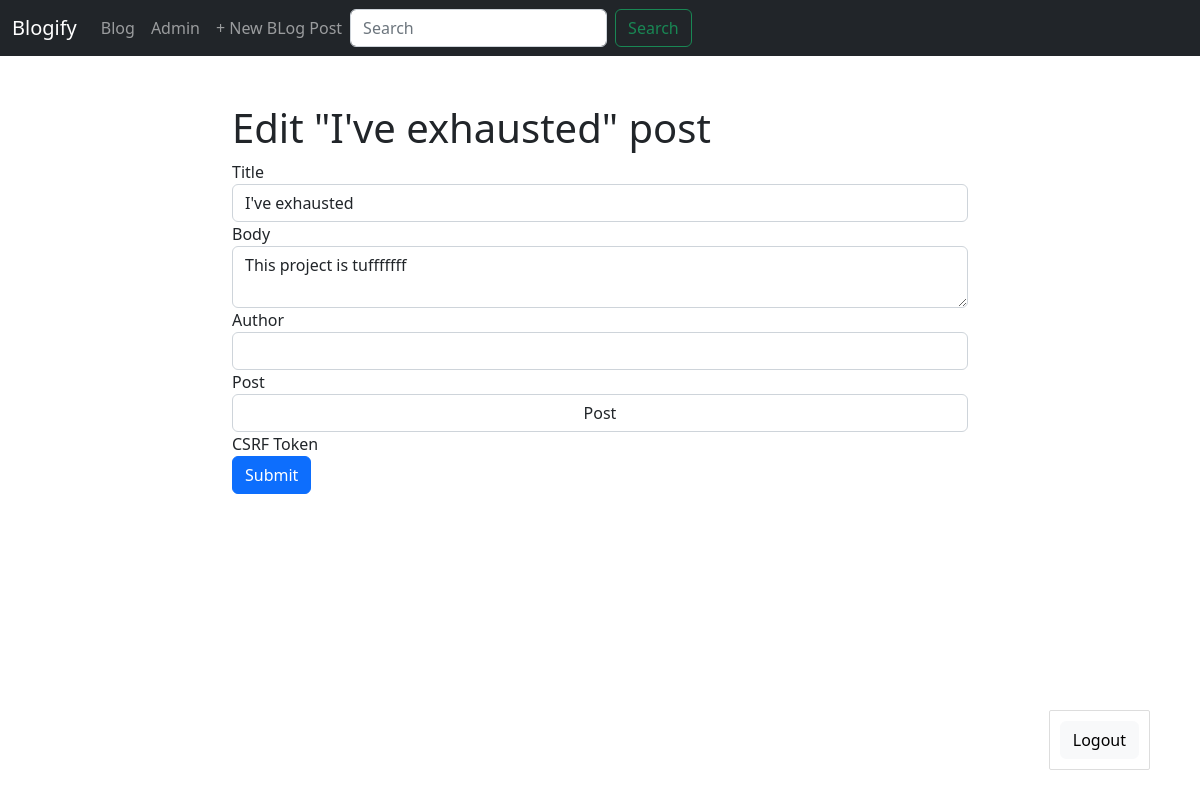
Page /blog/I-ve-exhausted/edit (signed in) on the committed database.
### models.py (models this page shows, shortened)
class Post(db.Model):
    id = db.Column(db.Integer, primary_key=True)
    title = db.Column(db.String(140))
    slug = db.Column(db.String(140), unique=True)
    body = db.Column(db.Text)
    author = db.Column(db.String(50))
    created = db.Column(db.DateTime, default=datetime.now())
    tags = db.relationship('Tag', secondary=posts_tags,
    backref=db.backref('posts'), lazy='dynamic')

### posts/blueprint.py (the view)
@posts.route('/<slug>/edit', methods=['POST', 'GET'])
@login_required
def post_update(slug):
    post = Post.query.filter(Post.slug==slug).first_or_404()
    if request.method =='POST':
        form = PostForm(formdata=request.form, obj=post)
        form.populate_obj(post)
        db.session.commit()
        return redirect(url_for('posts.post_detail',
        slug=post.slug))
    form = PostForm(obj=post)
    return render_template('posts/edit.html', post=post,
    form=form)

### posts/forms.py
class PostForm(FlaskForm):
    title = StringField('Title', validators=[DataRequired()])
    body = CKEditorField('Body', validators=[DataRequired()])
    author = StringField('Author')
    submit = SubmitField("Post")

### app.py (called while the page is built)
@login_manager.user_loader
def load_user(user_id):
    return User.query.get(int(user_id))

### posts/templates/posts/edit.html (shortened to what this page needs)
{% extends 'base.html' %}
{% block content %}
    <h1>Edit "{{ post.title }}" post</h1>
    <form action="{{ url_for('posts.post_update',
    slug=post.slug) }}" method="POST">
        {% for field in form %}
            <div class="form-group">
              {{ field.label() }}
              {{ field(class="form-control") }}
            </div>
        {% endfor %}
        <button class="btn btn-primary">Submit</button>
    </form>
{% endblock %}

### rows in the picture
Post: title "I've exhausted", title "I've exhausted" "This project is tufffffff"

### other values in the picture
{{ field.label() }} "Title" "Body" "Author" "Post" "CSRF Token"
